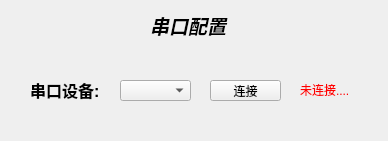
<?xml version="1.0" encoding="UTF-8"?>
<ui version="4.0">
 <class>setForm</class>
 <widget class="QWidget" name="setForm">
  <property name="geometry">
   <rect>
    <x>0</x>
    <y>0</y>
    <width>388</width>
    <height>141</height>
   </rect>
  </property>
  <property name="windowTitle">
   <string>Form</string>
  </property>
  <property name="windowOpacity">
   <double>1.000000000000000</double>
  </property>
  <property name="styleSheet">
   <string notr="true"/>
  </property>
  <widget class="QLabel" name="label">
   <property name="geometry">
    <rect>
     <x>150</x>
     <y>10</y>
     <width>101</width>
     <height>31</height>
    </rect>
   </property>
   <property name="styleSheet">
    <string notr="true">background-image: url();</string>
   </property>
   <property name="text">
    <string>&lt;!DOCTYPE HTML PUBLIC &quot;-//W3C//DTD HTML 4.0//EN&quot; &quot;http://www.w3.org/TR/REC-html40/strict.dtd&quot;&gt;
&lt;html&gt;&lt;head&gt;&lt;meta name=&quot;qrichtext&quot; content=&quot;1&quot; /&gt;&lt;style type=&quot;text/css&quot;&gt;
p, li { white-space: pre-wrap; }
&lt;/style&gt;&lt;/head&gt;&lt;body style=&quot; font-family:'SimSun'; font-size:9pt; font-weight:400; font-style:normal;&quot;&gt;
&lt;p style=&quot; margin-top:0px; margin-bottom:0px; margin-left:0px; margin-right:0px; -qt-block-indent:0; text-indent:0px;&quot;&gt;&lt;span style=&quot; font-size:14pt; font-weight:600; font-style:italic;&quot;&gt;串口配置&lt;/span&gt;&lt;/p&gt;&lt;/body&gt;&lt;/html&gt;</string>
   </property>
  </widget>
  <widget class="QLabel" name="label_2">
   <property name="geometry">
    <rect>
     <x>30</x>
     <y>70</y>
     <width>81</width>
     <height>41</height>
    </rect>
   </property>
   <property name="styleSheet">
    <string notr="true">background-image: url();</string>
   </property>
   <property name="text">
    <string>&lt;!DOCTYPE HTML PUBLIC &quot;-//W3C//DTD HTML 4.0//EN&quot; &quot;http://www.w3.org/TR/REC-html40/strict.dtd&quot;&gt;
&lt;html&gt;&lt;head&gt;&lt;meta name=&quot;qrichtext&quot; content=&quot;1&quot; /&gt;&lt;style type=&quot;text/css&quot;&gt;
p, li { white-space: pre-wrap; }
&lt;/style&gt;&lt;/head&gt;&lt;body style=&quot; font-family:'SimSun'; font-size:9pt; font-weight:400; font-style:normal;&quot;&gt;
&lt;p style=&quot; margin-top:0px; margin-bottom:0px; margin-left:0px; margin-right:0px; -qt-block-indent:0; text-indent:0px;&quot;&gt;&lt;span style=&quot; font-size:12pt; font-weight:600;&quot;&gt;串口设备:&lt;/span&gt;&lt;/p&gt;&lt;/body&gt;&lt;/html&gt;</string>
   </property>
  </widget>
  <widget class="QComboBox" name="comboBox">
   <property name="geometry">
    <rect>
     <x>120</x>
     <y>80</y>
     <width>71</width>
     <height>21</height>
    </rect>
   </property>
  </widget>
  <widget class="QLabel" name="connectState">
   <property name="geometry">
    <rect>
     <x>300</x>
     <y>80</y>
     <width>71</width>
     <height>21</height>
    </rect>
   </property>
   <property name="styleSheet">
    <string notr="true">background-image: url();</string>
   </property>
   <property name="text">
    <string>&lt;!DOCTYPE HTML PUBLIC &quot;-//W3C//DTD HTML 4.0//EN&quot; &quot;http://www.w3.org/TR/REC-html40/strict.dtd&quot;&gt;
&lt;html&gt;&lt;head&gt;&lt;meta name=&quot;qrichtext&quot; content=&quot;1&quot; /&gt;&lt;style type=&quot;text/css&quot;&gt;
p, li { white-space: pre-wrap; }
&lt;/style&gt;&lt;/head&gt;&lt;body style=&quot; font-family:'SimSun'; font-size:9pt; font-weight:400; font-style:normal;&quot;&gt;
&lt;p style=&quot; margin-top:0px; margin-bottom:0px; margin-left:0px; margin-right:0px; -qt-block-indent:0; text-indent:0px;&quot;&gt;&lt;span style=&quot; color:#ff0000;&quot;&gt;未连接....&lt;/span&gt;&lt;/p&gt;&lt;/body&gt;&lt;/html&gt;</string>
   </property>
  </widget>
  <widget class="QPushButton" name="pushButton">
   <property name="geometry">
    <rect>
     <x>210</x>
     <y>80</y>
     <width>71</width>
     <height>21</height>
    </rect>
   </property>
   <property name="styleSheet">
    <string notr="true">background-image: url();</string>
   </property>
   <property name="text">
    <string>连接</string>
   </property>
  </widget>
 </widget>
 <resources/>
 <connections/>
</ui>
